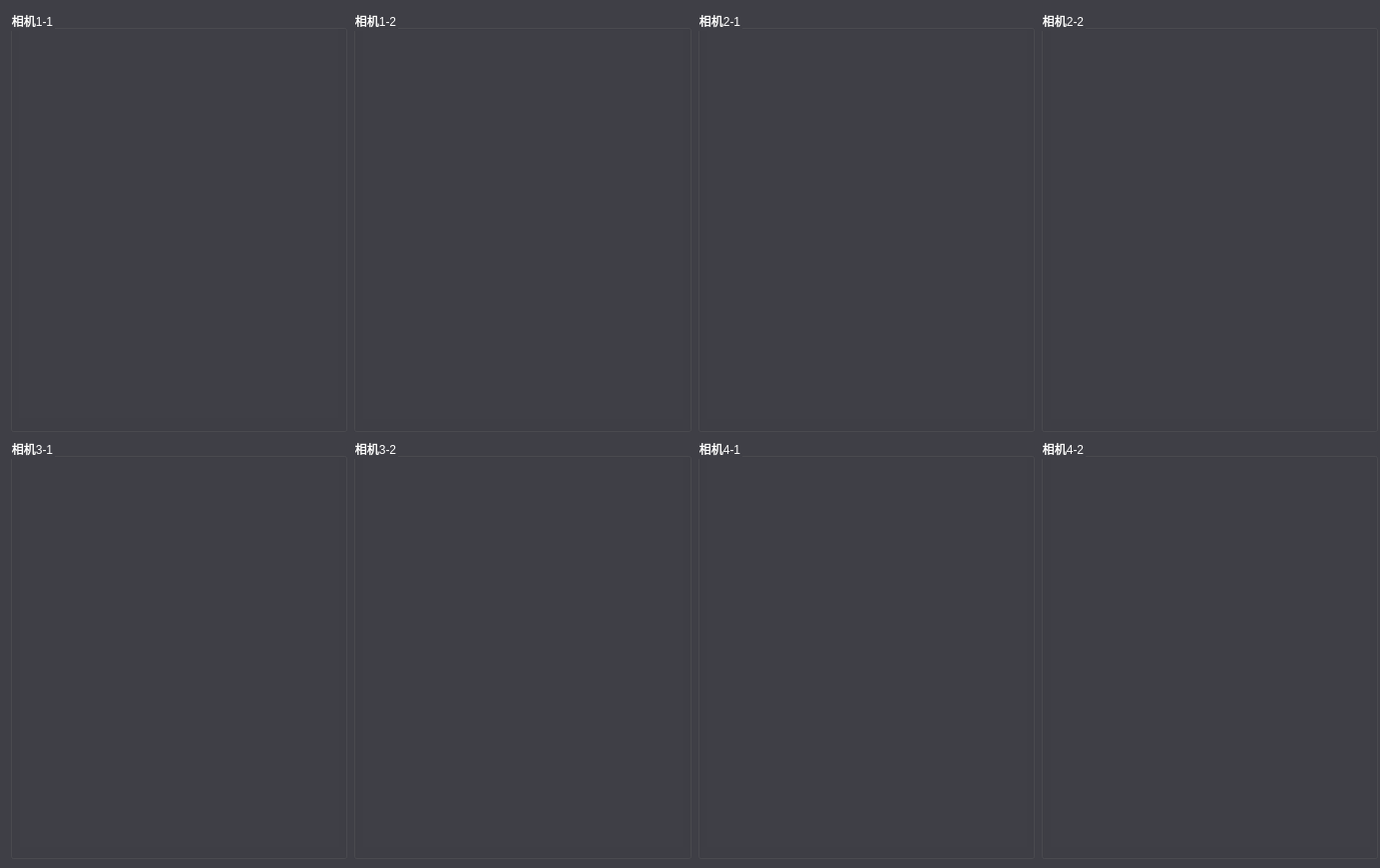
<?xml version="1.0" encoding="UTF-8"?>
<ui version="4.0">
 <class>SetCamerasPrtWidget</class>
 <widget class="QWidget" name="SetCamerasPrtWidget">
  <property name="geometry">
   <rect>
    <x>0</x>
    <y>0</y>
    <width>1383</width>
    <height>870</height>
   </rect>
  </property>
  <property name="windowTitle">
   <string>Form</string>
  </property>
  <property name="styleSheet">
   <string notr="true">background-color: rgb(63,63,70);
color: rgb(255, 255, 255);</string>
  </property>
  <widget class="QWidget" name="gridLayoutWidget">
   <property name="geometry">
    <rect>
     <x>10</x>
     <y>10</y>
     <width>1371</width>
     <height>851</height>
    </rect>
   </property>
   <layout class="QGridLayout" name="gridLayout_2">
    <item row="0" column="0">
     <widget class="QGroupBox" name="groupBox">
      <property name="title">
       <string>相机1-1</string>
      </property>
      <widget class="CammerWidget" name="Cam1_1" native="true">
       <property name="geometry">
        <rect>
         <x>9</x>
         <y>19</y>
         <width>320</width>
         <height>390</height>
        </rect>
       </property>
      </widget>
     </widget>
    </item>
    <item row="0" column="1">
     <widget class="QGroupBox" name="groupBox_2">
      <property name="title">
       <string>相机1-2</string>
      </property>
      <widget class="CammerWidget" name="Cam1_2" native="true">
       <property name="geometry">
        <rect>
         <x>10</x>
         <y>20</y>
         <width>320</width>
         <height>390</height>
        </rect>
       </property>
      </widget>
     </widget>
    </item>
    <item row="0" column="3">
     <widget class="QGroupBox" name="groupBox_4">
      <property name="title">
       <string>相机2-2</string>
      </property>
      <widget class="CammerWidget" name="Cam2_2" native="true">
       <property name="geometry">
        <rect>
         <x>10</x>
         <y>20</y>
         <width>320</width>
         <height>390</height>
        </rect>
       </property>
      </widget>
     </widget>
    </item>
    <item row="0" column="2">
     <widget class="QGroupBox" name="groupBox_3">
      <property name="title">
       <string>相机2-1</string>
      </property>
      <widget class="CammerWidget" name="Cam2_1" native="true">
       <property name="geometry">
        <rect>
         <x>10</x>
         <y>20</y>
         <width>320</width>
         <height>390</height>
        </rect>
       </property>
      </widget>
     </widget>
    </item>
    <item row="1" column="0">
     <widget class="QGroupBox" name="groupBox_5">
      <property name="title">
       <string>相机3-1</string>
      </property>
      <widget class="CammerWidget" name="Cam3_1" native="true">
       <property name="geometry">
        <rect>
         <x>10</x>
         <y>20</y>
         <width>320</width>
         <height>390</height>
        </rect>
       </property>
      </widget>
     </widget>
    </item>
    <item row="1" column="1">
     <widget class="QGroupBox" name="groupBox_6">
      <property name="title">
       <string>相机3-2</string>
      </property>
      <widget class="CammerWidget" name="Cam3_2" native="true">
       <property name="geometry">
        <rect>
         <x>10</x>
         <y>20</y>
         <width>320</width>
         <height>390</height>
        </rect>
       </property>
      </widget>
     </widget>
    </item>
    <item row="1" column="2">
     <widget class="QGroupBox" name="groupBox_7">
      <property name="title">
       <string>相机4-1</string>
      </property>
      <widget class="CammerWidget" name="Cam4_1" native="true">
       <property name="geometry">
        <rect>
         <x>10</x>
         <y>20</y>
         <width>320</width>
         <height>390</height>
        </rect>
       </property>
      </widget>
     </widget>
    </item>
    <item row="1" column="3">
     <widget class="QGroupBox" name="groupBox_8">
      <property name="title">
       <string>相机4-2</string>
      </property>
      <widget class="CammerWidget" name="Cam4_2" native="true">
       <property name="geometry">
        <rect>
         <x>10</x>
         <y>20</y>
         <width>320</width>
         <height>390</height>
        </rect>
       </property>
      </widget>
     </widget>
    </item>
   </layout>
  </widget>
 </widget>
 <customwidgets>
  <customwidget>
   <class>CammerWidget</class>
   <extends>QWidget</extends>
   <header location="global">Src/cammerwidget.h</header>
   <container>1</container>
  </customwidget>
 </customwidgets>
 <resources/>
 <connections/>
</ui>
